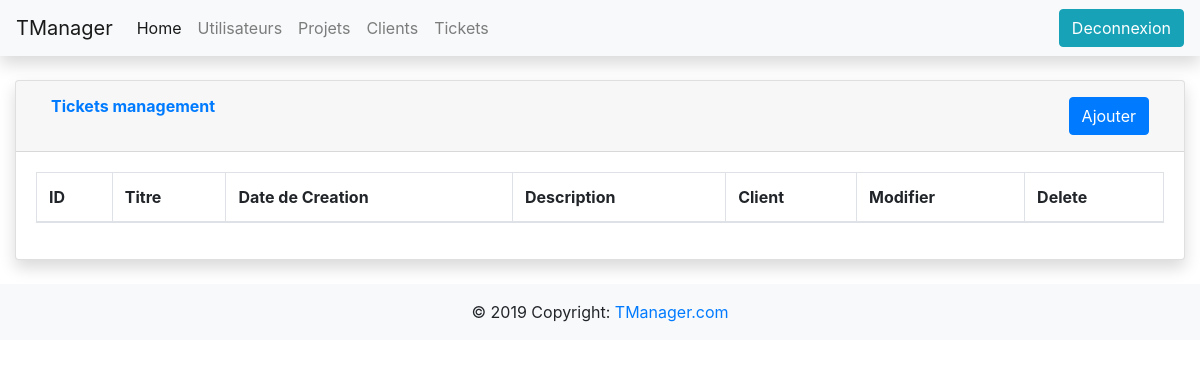
/projet_web/gestion_ticket.php, run on an earlier commit of the app's database.
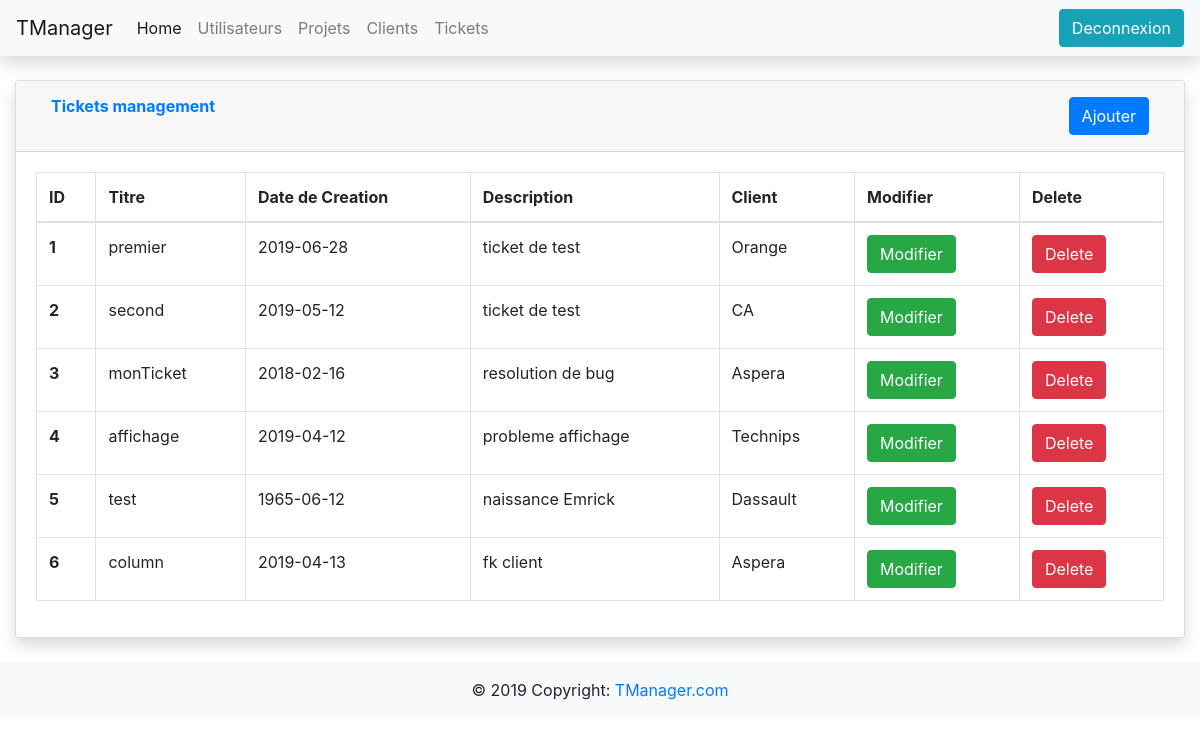
And on a later commit of the database.
### tables this page shows
CREATE TABLE `ticket` (
  `ticket_id` int(11) NOT NULL AUTO_INCREMENT,
  `ticket_creation` date NOT NULL,
  `ticket_titre` varchar(50) NOT NULL DEFAULT '',
  `ticket_description` varchar(50) NOT NULL DEFAULT '',
  `ticket_del` int(11) NOT NULL DEFAULT '0',
  `ticket_client_id` int(11) DEFAULT NULL,
  PRIMARY KEY (`ticket_id`),
  KEY `ticket_client_id` (`ticket_client_id`),
  CONSTRAINT `ticket_ibfk_1` FOREIGN KEY (`ticket_client_id`) REFERENCES `client` (`client_id`)
);

CREATE TABLE `client` (
  `client_id` int(11) NOT NULL AUTO_INCREMENT,
  `client_nom` varchar(50) NOT NULL DEFAULT '',
  `client_email` varchar(50) NOT NULL DEFAULT '',
  `client_numero` varchar(50) NOT NULL DEFAULT '',
  `client_del` int(11) NOT NULL DEFAULT '0',
  PRIMARY KEY (`client_id`)
);

### projet_web/gestion_ticket.php (the view, shortened to what this page needs)
<!doctype html>
<html lang="en">
  <head>
    <link rel="stylesheet" href="bs431/css/bootstrap.min.css">
    <link href="vendor/datatables/dataTables.bootstrap4.min.css" rel="stylesheet">
  </head>
  <body>
    <?php include('navbar.php'); ?>
    <div class="container-fluid">
      <div class="card shadow mb-4">
        <div class="card-header py-3">
          <div class="container-fluid">
            <div class="row">
              <div class="col text-left">
                <h6 class="m-0 font-weight-bold text-primary">Tickets management</h6>
              </div>
              <div class="col text-right">
                <button type="button" class="btn btn-primary" data-toggle="modal" data-target="#modalAjouterTickets">
                  Ajouter
                </button>
              </div>
            </div>
          </div>
        </div>
        <div class="card-body">
          <div class="table-responsive">
            <table class="table table-bordered" id="dataTable" width="100%" cellspacing="0">
              <thead>
                <tr>
                  <th>ID</th>
                  <th>Titre</th>
                  <th>Date de Creation</th>
                  <th>Description</th>
                  <th>Client</th>
                  <th>Modifier</th>
                  <th>Delete</th>
                </tr>
              </thead>
              <tbody>
                <?php include('connexion_bdd.php'); ?>
                <?php
                $reponse = $bdd->query('SELECT * FROM ticket WHERE ticket_del = 0');
                while ($donnees = $reponse->fetch()){
                ?>
                <tr>
                  <th scope="row"><?php echo $donnees['ticket_id']; ?></th>
                  <td><?php echo $donnees['ticket_titre']; ?></td>
                  <td><?php echo $donnees['ticket_creation']; ?></td>
                  <td><?php echo $donnees['ticket_description']; ?></td>
                  <td>
                    <?php
                      $tus = $donnees['ticket_client_id'];
                      $res = $bdd->query("SELECT * FROM client WHERE client_id = $tus;");
                      $data = $res->fetch();
                      echo $data['client_nom'];
                    ?>
                  </td>
                  <td>
                  <form action ="ticket/modifier_ticket.php" method="get">
                      <button type="submit" class="btn btn-success">Modifier</button>
                    </form>
                  </td>
                  <td>
                    <form action ="ticket/delete_ticket.php" method="get">
                      <button type="submit" class="btn btn-danger" onclick="return confirm('Voulez-vous vraiment suprimer ce ticket ?');" >Delete</button>
                    </form>
                  </td>
                </tr>
                <?php
                }
                ?>
              </tbody>
            </table>
          </div>
        </div>
      </div>
    </div>
    <?php include('footer.php'); ?>
  </body>
</html>

What changed in the data, as far as the page shows it:
added ticket: ticket_id "1", ticket_titre "premier", ticket_creation "2019-06-28", ticket_description "ticket de test", ticket_client.client_nom "Orange"
added ticket: ticket_id "2", ticket_titre "second", ticket_creation "2019-05-12", ticket_description "ticket de test", ticket_client.client_nom "CA"
added ticket: ticket_id "3", ticket_titre "monTicket", ticket_creation "2018-02-16", ticket_description "resolution de bug", ticket_client.client_nom "Aspera"
added ticket: ticket_id "4", ticket_titre "affichage", ticket_creation "2019-04-12", ticket_description "probleme affichage", ticket_client.client_nom "Technips"
added ticket: ticket_id "5", ticket_titre "test", ticket_creation "1965-06-12", ticket_description "naissance Emrick", ticket_client.client_nom "Dassault"
added ticket: ticket_id "6", ticket_titre "column", ticket_creation "2019-04-13", ticket_description "fk client", ticket_client.client_nom "Aspera"
